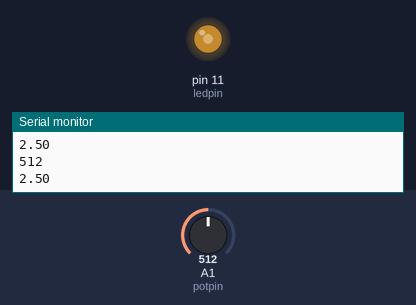
Bench run of a sketch on a simulated Arduino Uno, built with avr-gcc and run on an emulated ATmega328P. Shown: output pins drawn as LEDs (lit = HIGH), the last lines printed to the serial monitor. The inputs (shaded band) are chosen by the test bench; at power-on: A1 (potpin) = 512.

Above: at 1.2 s.
1.3 s: A1 (potpin) set to 716
At 2.1 s:
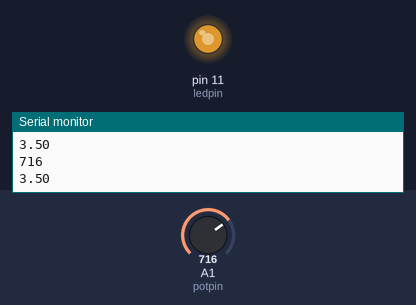
2.8 s: A1 (potpin) set to 900
At 3.6 s:
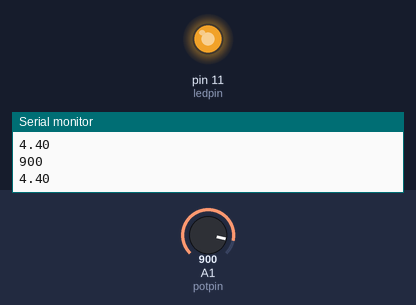
4.3 s: A1 (potpin) set to 122
At 5.1 s:
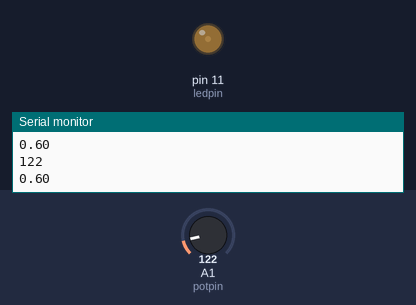
5.8 s: A1 (potpin) set to 0
At 6.6 s:
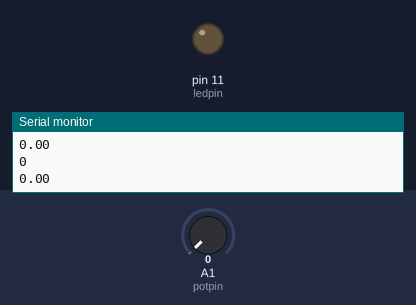
7.3 s: A1 (potpin) set to 511
At 8.1 s:
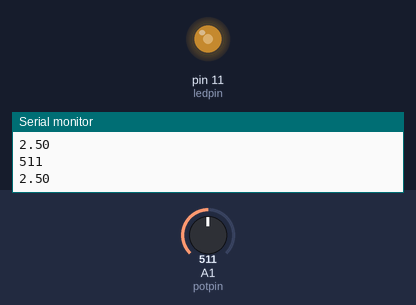
Timing chart, 0 to 9.8 s (numbered marks = the images above; inputs shaded):
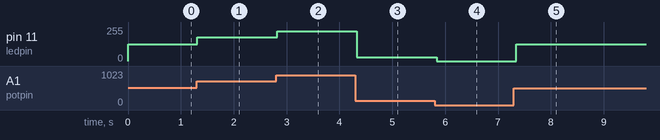

The sketch:

potentiometer_reading.ino
```cpp
int potval;
float V2;
int ledpin=11;
int ledval;
int potpin=A1;
int dt=1000;
void setup() {
  // put your setup code here, to run once:
pinMode(potpin,INPUT);
Serial.begin(9600);
pinMode(ledpin,OUTPUT);
}

void loop() {
  // put your main code here, to run repeatedly:
potval=analogRead(potpin);
ledval=(255./1023.)*potval;
analogWrite(ledpin,ledval);
V2=(5./1023.)*potval;
Serial.println(potval);
Serial.println(V2);
delay(100);
}
```

Measured:
- after the input at 1.3 s, pin 11 (ledpin): 127/255 → 178/255 at once
- after the input at 2.8 s, pin 11 (ledpin): 178/255 → 224/255 at once
- after the input at 4.3 s, pin 11 (ledpin): 224/255 → 30/255 at once
- after the input at 5.8 s, pin 11 (ledpin): 30/255 → 0/255 at once
- after the input at 7.3 s, pin 11 (ledpin): 0/255 → 127/255 after 0.05 s
